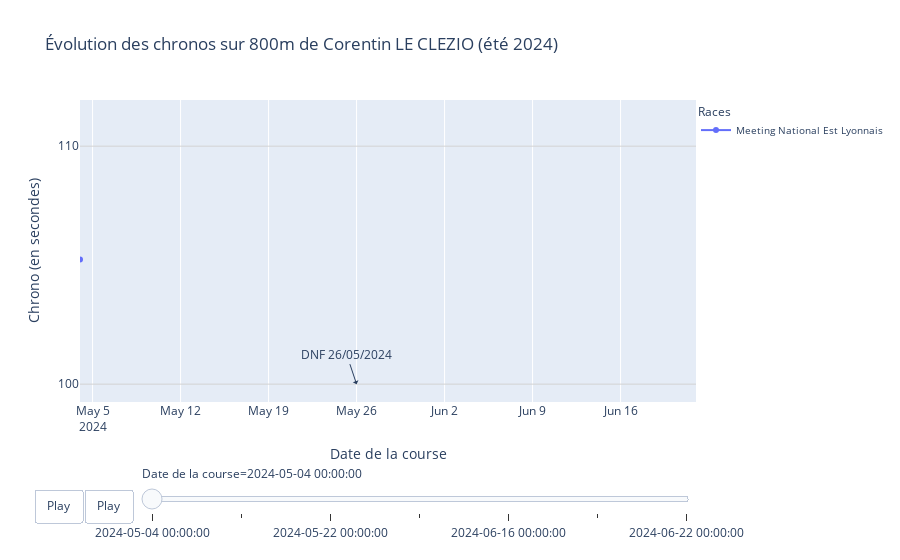

The code cell stored with this chart in its notebook:
### Code cell
R = ['Meeting National Est Lyonnais',
     'Meeting International de Montreuil',
     'International Marseille Meeting',
     'Meeting Stanislas Nancy',
     'Meeting International de Forbach',
     "Meeting International d'Athlétisme de Troyes Aube",
    'Nationales Abendsportfest - Pfungstadt, TSV Stadion, Pfungstadt', 
    'Track Night Vienna, LAZ Wien, Wien']

T = [timedelta(minutes=1, seconds=45, milliseconds=240),
     timedelta(minutes=1, seconds=46, milliseconds=760),
     timedelta(minutes=1, seconds=45, milliseconds=810),
     timedelta(minutes=1, seconds=45, milliseconds=220),
     'DNF',
     timedelta(minutes=1, seconds=46, milliseconds=940),
     timedelta(minutes=1, seconds=45, milliseconds=00),
     timedelta(minutes=1, seconds=44, milliseconds=250)]

D = [datetime(year=2024, month=5, day=4),
     datetime(year=2024, month=5, day=16),
     datetime(year=2024, month=5, day=22),
     datetime(year=2024, month=5, day=25),
     datetime(year=2024, month=5, day=26),
     datetime(year=2024, month=6, day=16),
     datetime(year=2024, month=6, day=19),
     datetime(year=2024, month=6, day=22)]

corentin = pd.DataFrame(fct_athle.remplir_dico_athle(R,T,D))
corentin = corentin[corentin['Time'] != 'DNF']
corentin.sort_values(by='Date', inplace=True)
corentin['Race_Date'] = corentin.apply(lambda row: f"{row['Races']} ({row['Date'].strftime('%d/%m/%Y')})", axis=1)
corentin['sec'] = corentin['Time'].apply(lambda x: x.total_seconds())
fig = px.line(corentin, x='Date', y='sec', color='Races', markers=True,
              animation_frame='Date', 
              animation_group='Races', 
              range_x=[corentin['Date'].min(), corentin['Date'].max()],
              range_y=[corentin['sec'].min() - 5, corentin['sec'].max() + 5],
              title="Évolution des chronos sur 800m de Corentin LE CLEZIO (été 2024)",
              labels={'Date': 'Date de la course', 'sec': 'Chrono (en secondes)'},
              line_shape='spline',
              hover_name='Race_Date')

fig.update_traces(mode='lines+markers')
fig.add_annotation(x = datetime(year=2024, month=5, day=26), y=100, text='DNF 26/05/2024', showarrow=True, arrowhead=1)
fig.update_yaxes(dtick=10, gridcolor='LightGrey')

fig.update_layout(
    updatemenus=[{
        "buttons": [{
            "args": [None, {
                "frame": {"duration": 3000, "redraw": True},  
                "fromcurrent": True,
                "transition": {"duration": 500, "easing": "linear"}
            }],
            "label": "Play",
            "method": "animate"
        }],
        "direction": "left",
        "pad": {"r": 10, "t": 87},
        "showactive": False,
        "type": "buttons",
        "x": 0.1,
        "xanchor": "right",
        "y": 0,
        "yanchor": "top"
    }],
    # Affichage de la légende toujours activé
    showlegend=True,  # Force l'affichage de la légende
    legend=dict(
        traceorder='normal',  # Ordre normal des traces
        font=dict(
            size=10  # Taille de la police pour la légende
        ),
        orientation="v",  # Orientation verticale de la légende
        x=1,  # Position de la légende sur l'axe x
        y=1  # Position de la légende sur l'axe y
    )
)
# Affichage interactif
fig.show()

### Figure 1 — Plotly figure (JSON) as saved in the notebook; plotly's stock layout.template omitted (floating-point values rounded to 4 significant figures)
{"data": [{"hovertemplate": "<b>%{hovertext}</b><br><br>Races=Meeting National Est Lyonnais<br>Date de la course=%{x}<br>Chrono (en secondes)=%{y}<extra></extra>", "hovertext": ["Meeting National Est Lyonnais (04/05/2024)"], "ids": ["Meeting National Est Lyonnais"], "legendgroup": "Meeting National Est Lyonnais", "line": {"color": "#636efa", "dash": "solid", "shape": "spline"}, "marker": {"symbol": "circle"}, "mode": "lines+markers", "name": "Meeting National Est Lyonnais", "orientation": "v", "showlegend": true, "type": "scatter", "x": ["2024-05-04T00:00:00"], "xaxis": "x", "y": [105.2], "yaxis": "y"}], "layout": {"annotations": [{"arrowhead": 1, "showarrow": true, "text": "DNF 26/05/2024", "x": "2024-05-26T00:00:00", "y": 100}], "legend": {"font": {"size": 10}, "orientation": "v", "title": {"text": "Races"}, "tracegroupgap": 0, "traceorder": "normal", "x": 1, "y": 1}, "showlegend": true, "sliders": [{"active": 0, "currentvalue": {"prefix": "Date de la course="}, "len": 0.9, "pad": {"b": 10, "t": 60}, "steps": [{"args": [["2024-05-04 00:00:00"], {"frame": {"duration": 0, "redraw": false}, "fromcurrent": true, "mode": "immediate", "transition": {"duration": 0, "easing": "linear"}}], "label": "2024-05-04 00:00:00", "method": "animate"}, {"args": [["2024-05-16 00:00:00"], {"frame": {"duration": 0, "redraw": false}, "fromcurrent": true, "mode": "immediate", "transition": {"duration": 0, "easing": "linear"}}], "label": "2024-05-16 00:00:00", "method": "animate"}, {"args": [["2024-05-22 00:00:00"], {"frame": {"duration": 0, "redraw": false}, "fromcurrent": true, "mode": "immediate", "transition": {"duration": 0, "easing": "linear"}}], "label": "2024-05-22 00:00:00", "method": "animate"}, {"args": [["2024-05-25 00:00:00"], {"frame": {"duration": 0, "redraw": false}, "fromcurrent": true, "mode": "immediate", "transition": {"duration": 0, "easing": "linear"}}], "label": "2024-05-25 00:00:00", "method": "animate"}, {"args": [["2024-06-16 00:00:00"], {"frame": {"duration": 0, "redraw": false}, "fromcurrent": true, "mode": "immediate", "transition": {"duration": 0, "easing": "linear"}}], "label": "2024-06-16 00:00:00", "method": "animate"}, {"args": [["2024-06-19 00:00:00"], {"frame": {"duration": 0, "redraw": false}, "fromcurrent": true, "mode": "immediate", "transition": {"duration": 0, "easing": "linear"}}], "label": "2024-06-19 00:00:00", "method": "animate"}, {"args": [["2024-06-22 00:00:00"], {"frame": {"duration": 0, "redraw": false}, "fromcurrent": true, "mode": "immediate", "transition": {"duration": 0, "easing": "linear"}}], "label": "2024-06-22 00:00:00", "method": "animate"}], "x": 0.1, "xanchor": "left", "y": 0, "yanchor": "top"}], "title": {"text": "Évolution des chronos sur 800m de Corentin LE CLEZIO (été 2024)"}, "updatemenus": [{"buttons": [{"args": [null, {"frame": {"duration": 3000, "redraw": true}, "fromcurrent": true, "transition": {"duration": 500, "easing": "linear"}}], "label": "Play", "method": "animate"}, {"args": [null, {"frame": {"duration": 3000, "redraw": true}, "fromcurrent": true, "transition": {"duration": 500, "easing": "linear"}}], "label": "Play", "method": "animate"}], "direction": "left", "pad": {"r": 10, "t": 87}, "showactive": false, "type": "buttons", "x": 0.1, "xanchor": "right", "y": 0, "yanchor": "top"}], "xaxis": {"anchor": "y", "categoryarray": ["2024-05-04T00:00:00", "2024-05-16T00:00:00", "2024-05-22T00:00:00", "2024-05-25T00:00:00", "2024-06-16T00:00:00", "2024-06-19T00:00:00", "2024-06-22T00:00:00"], "categoryorder": "array", "domain": [0, 1], "range": ["2024-05-04T00:00:00", "2024-06-22T00:00:00"], "title": {"text": "Date de la course"}}, "yaxis": {"anchor": "x", "domain": [0, 1], "dtick": 10, "gridcolor": "LightGrey", "range": [99.25, 111.9], "title": {"text": "Chrono (en secondes)"}}}}
